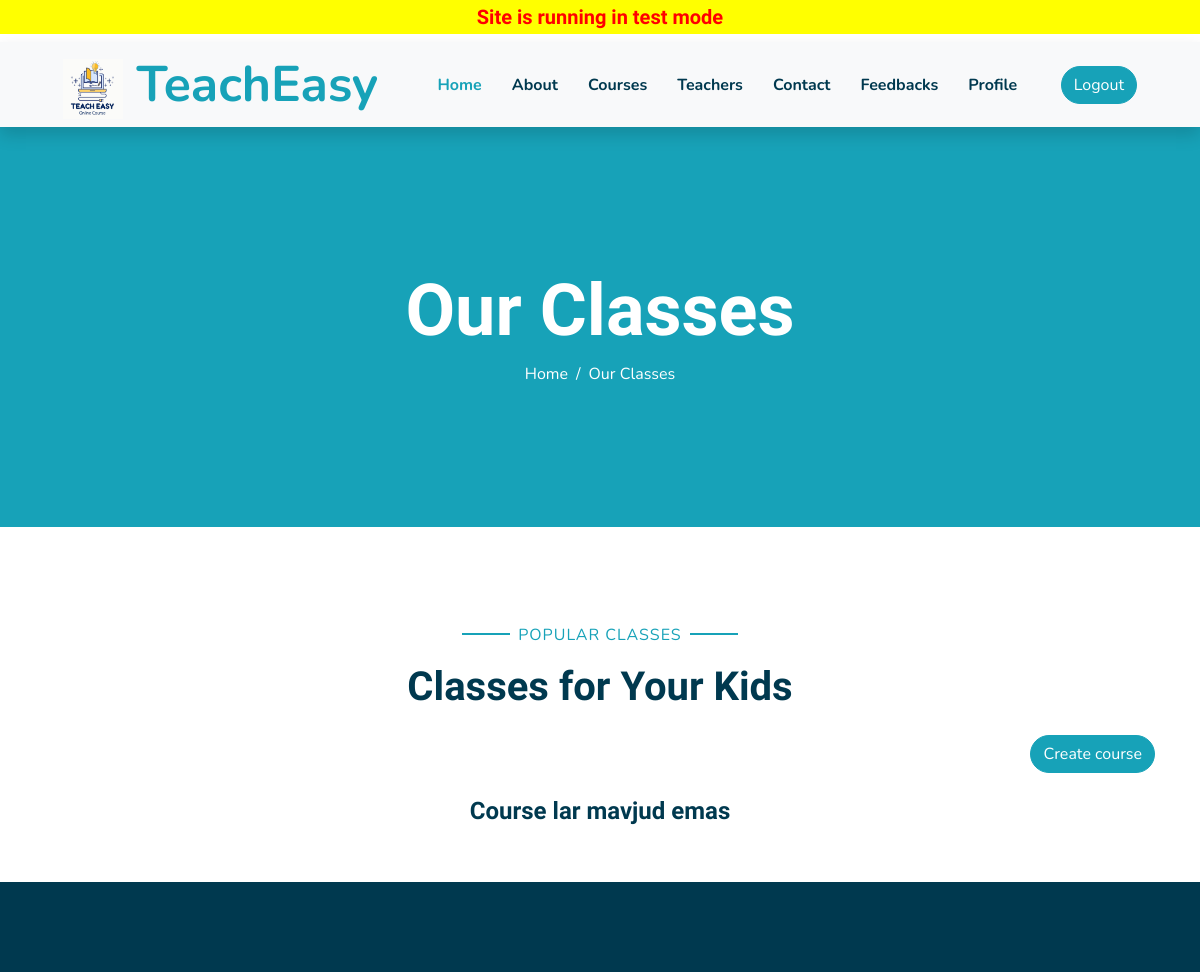
The app's page /courses (signed in, upper part), older data.
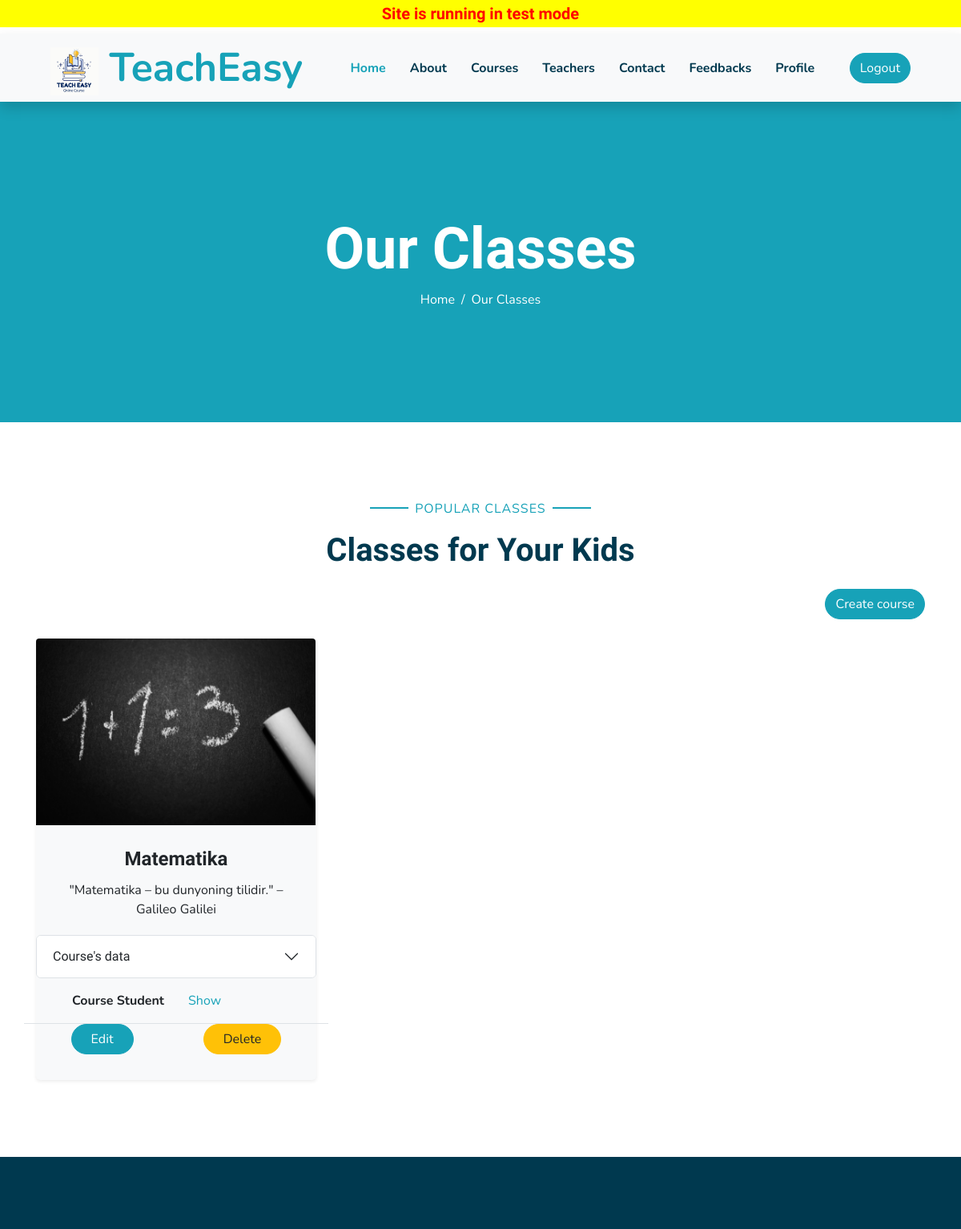
The same page, newer data.
### main/models.py (models this page shows, shortened)
class Course(models.Model):
    name = models.CharField(max_length=50)
    description = models.TextField()
    image = models.ImageField(upload_to='courses/')
    price = models.DecimalField(max_digits=10, decimal_places=2)
    start_time = models.TimeField()
    end_time = models.TimeField()
    schedule_days = models.CharField(max_length=70)
    teacher = models.ForeignKey(Teacher,on_delete=models.SET_NULL,null=True)

### main/views.py (the view, shortened to what this page needs)
# urls.py: path('courses',CoursesView.as_view(),name='courses'),
class CoursesView(LoginRequiredMixin, View):
    template_name = 'course/courses.html'
    def get(self, request):
        if request.user.is_authenticated:
            if request.user.role == "ADMIN":
                course_data = Course.objects.all()
                form = CourseCreateForm()
                ctx = {
                    'course_data': course_data,
                    'form': form,
                }
                return render(request, self.template_name, ctx)
            elif request.user.role == "TEACHER":
                teacher_id = Teacher.objects.get(user=request.user.id)
                course_data = Course.objects.filter(teacher=teacher_id)
                form = CourseCreateForm()
                ctx = {
                    'course_data': course_data,
                    'form': form,
                }
                return render(request, self.template_name, ctx)
            else:
                messages.error(request, "Sizda kurslar ro'yxatini ko'rish yoki yaratish huquqi yo'q.")
                return redirect('index')  # Yoki boshqa sahifaga yo'naltirish

### template/course/courses.html (shortened to what this page needs)
{% extends "main/base.html" %}
{% load static %}
{% block content %}
<div class="container-fluid bg-primary mb-5">
    <div class="d-flex flex-column align-items-center justify-content-center" style="min-height: 400px">
        <h3 class="display-3 font-weight-bold text-white">Our Classes</h3>
        <div class="d-inline-flex text-white">
            <p class="m-0"><a class="text-white" href="">Home</a></p>
            <p class="m-0 px-2">/</p>
            <p class="m-0">Our Classes</p>
        </div>
    </div>
</div>
<div class="container-fluid pt-5">
    <div class="container">
        <div class="text-center pb-2">
            <p class="section-title px-5"><span class="px-2">Popular Classes</span></p>
            <h1 class="mb-4">Classes for Your Kids</h1>
            <div class="d-flex justify-content-end mb-3">
                {% if request.user.role == "ADMIN" or request.user.role == "TEACHER" %}
                <button type="button" class="btn btn-primary" data-bs-toggle="modal" data-bs-target="#exampleModal">
                    Create course
                </button>
                {% endif %}
            </div>
        </div>
        <div class="row">
            {% if course_data %}
            {% for course in course_data %}
            <div class="col-lg-4 mb-5">
                <div class="card border-0 bg-light shadow-sm pb-2">
                    {% if course.image.url %}
                    <img class="card-img-top mb-2" style="width: 349px; height: 233px;" src="{{ course.image.url }}"
                         alt="coruse ni rasimi yo'q">
                    {% else %}
                    <img class="card-img-top mb-2" src="{% static 'img/class-1.jpg' %}" alt="">
                    {% endif %}
                    <div class="card-body text-center">
                        <h4 class="card-title">{{ course.name }}</h4>
                        <p class="card-text">{{ course.description }}</p>
                    </div>
                    <div class="accordion" id="accordionExample">
                        <div class="accordion-item">
                            <h2 class="accordion-header">
                                <button class="accordion-button collapsed" type="button" data-bs-toggle="collapse"
                                        data-bs-target="#collapseOne"
                                        aria-controls="collapseOne">
                                    Course's data
                                </button>
                            </h2>
                        </div>
                    </div>
                    <div class="row mt-3 mb-3">
                        <div class="col-6 text-right"><strong>Course Student</strong></div>
                        <div class="col-6"><a href="{% url 'course_students' course.pk %}">Show</a></div>
                    </div>
                    <div class="row border-bottom">
                    </div>
                    <div class="d-flex">
                        <a href="{% url 'course_edit' course.pk %}" class="btn btn-primary px-4 mx-auto mb-4">Edit</a>
                        <a href="{% url 'course_delete' course.pk %}"
                           class="btn btn-warning px-4 mx-auto mb-4">Delete</a>
                    </div>
                </div>
            </div>
            {% endfor %}
            {% else %}
            <h4 class="text-center">Course lar mavjud emas</h4>
            {% endif %}
        </div>
    </div>
</div>
{% endblock content %}

Row changes from the older to the newer data that the page shows:
added Course: image (picture), name "Matematika", description "\"Matematika – bu dunyoning tilidir.\" – Galileo Galilei"
Text that changed along with them:
text no longer shown: "Course lar mavjud emas"
